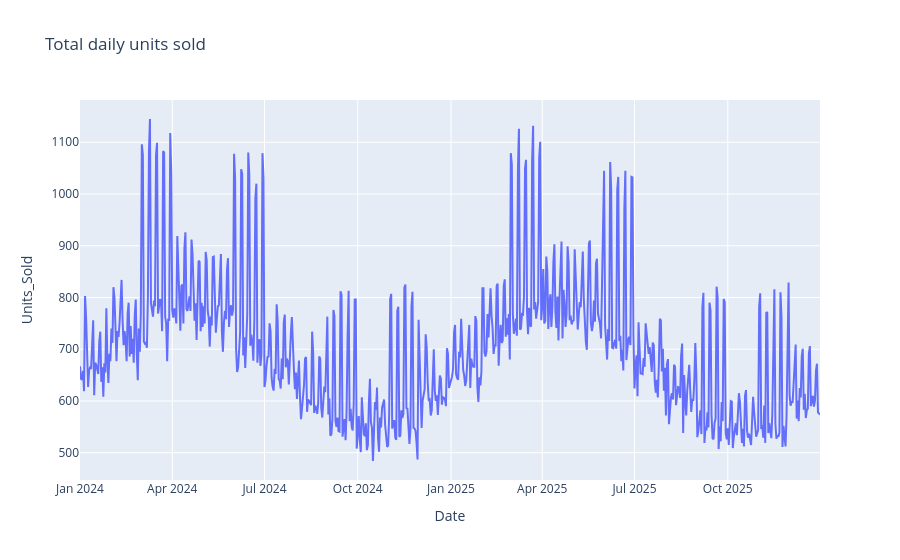
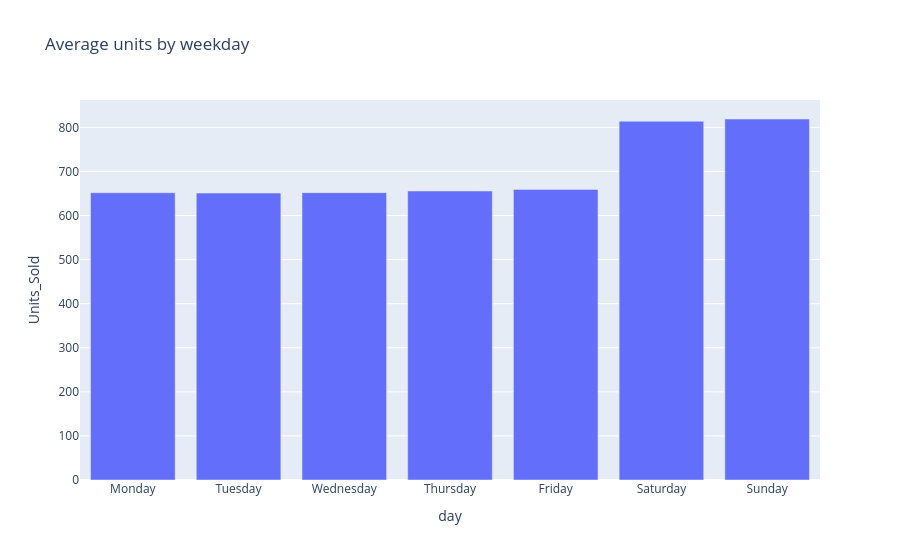
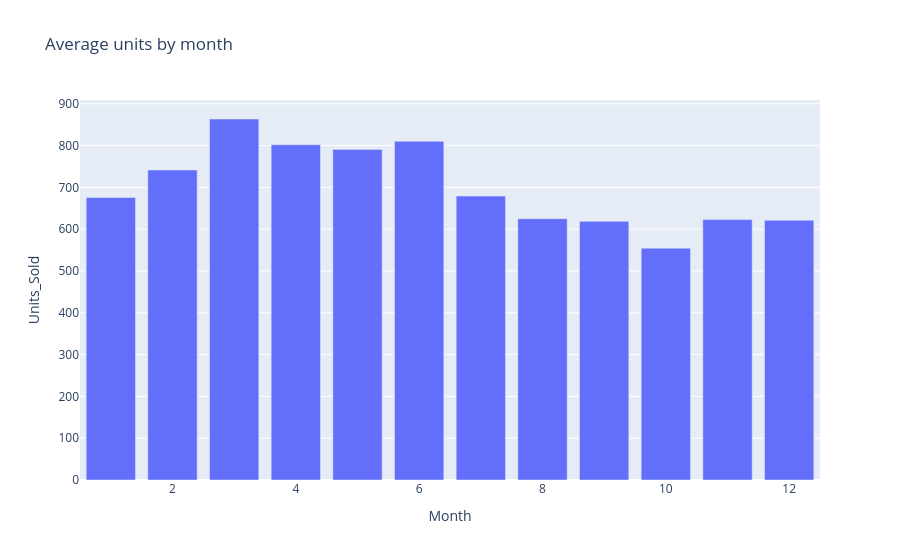

Here is the notebook cell these charts were saved with, in order:
### Markdown cell above
## 2. Exploratory analysis

### Code cell
tot = raw.groupby("Date")["Units_Sold"].sum().reset_index()
px.line(tot, x="Date", y="Units_Sold", title="Total daily units sold").show()
dow = tot.assign(day=tot.Date.dt.day_name()).groupby("day")["Units_Sold"].mean() \
         .reindex(["Monday","Tuesday","Wednesday","Thursday","Friday","Saturday","Sunday"]).reset_index()
px.bar(dow, x="day", y="Units_Sold", title="Average units by weekday").show()
mo = tot.groupby(tot.Date.dt.month)["Units_Sold"].mean().reset_index()
px.bar(mo, x="Date", y="Units_Sold", title="Average units by month").update_xaxes(title="Month").show()
lift = raw.groupby("Promotion")["Units_Sold"].mean()
print(f"Promotion lift: +{(lift[1]/lift[0]-1)*100:.0f}% units on promo days")

### Figure 1 — Plotly figure (JSON) as saved in the notebook; plotly's stock layout.template omitted (floating-point values rounded to 4 significant figures; data arrays with more than 128 entries replaced by an {"elided": "..."} marker saying what was removed)
{"data": [{"hovertemplate": "Date=%{x}<br>Units_Sold=%{y}<extra></extra>", "legendgroup": "", "line": {"color": "#636efa", "dash": "solid"}, "marker": {"symbol": "circle"}, "mode": "lines", "name": "", "orientation": "v", "showlegend": false, "type": "scatter", "x": {"elided": "731 str values"}, "xaxis": "x", "y": {"elided": "731 int values"}, "yaxis": "y"}], "layout": {"legend": {"tracegroupgap": 0}, "title": {"text": "Total daily units sold"}, "xaxis": {"anchor": "y", "domain": [0.0, 1.0], "title": {"text": "Date"}}, "yaxis": {"anchor": "x", "domain": [0.0, 1.0], "title": {"text": "Units_Sold"}}}}

### Figure 2 — Plotly figure (JSON) as saved in the notebook; plotly's stock layout.template omitted (floating-point values rounded to 4 significant figures)
{"data": [{"hovertemplate": "day=%{x}<br>Units_Sold=%{y}<extra></extra>", "legendgroup": "", "marker": {"color": "#636efa", "pattern": {"shape": ""}}, "name": "", "orientation": "v", "showlegend": false, "textposition": "auto", "type": "bar", "x": ["Monday", "Tuesday", "Wednesday", "Thursday", "Friday", "Saturday", "Sunday"], "xaxis": "x", "y": [651.7, 650.9, 651.9, 655.7, 659.3, 814.0, 819.0], "yaxis": "y"}], "layout": {"barmode": "relative", "legend": {"tracegroupgap": 0}, "title": {"text": "Average units by weekday"}, "xaxis": {"anchor": "y", "domain": [0.0, 1.0], "title": {"text": "day"}}, "yaxis": {"anchor": "x", "domain": [0.0, 1.0], "title": {"text": "Units_Sold"}}}}

### Figure 3 — Plotly figure (JSON) as saved in the notebook; plotly's stock layout.template omitted (floating-point values rounded to 4 significant figures)
{"data": [{"hovertemplate": "Date=%{x}<br>Units_Sold=%{y}<extra></extra>", "legendgroup": "", "marker": {"color": "#636efa", "pattern": {"shape": ""}}, "name": "", "orientation": "v", "showlegend": false, "textposition": "auto", "type": "bar", "x": [1, 2, 3, 4, 5, 6, 7, 8, 9, 10, 11, 12], "xaxis": "x", "y": [675.8, 741.7, 863.7, 802.3, 790.9, 810.3, 679.3, 625.1, 618.9, 554.7, 623.0, 621.4], "yaxis": "y"}], "layout": {"barmode": "relative", "legend": {"tracegroupgap": 0}, "title": {"text": "Average units by month"}, "xaxis": {"anchor": "y", "domain": [0.0, 1.0], "title": {"text": "Month"}}, "yaxis": {"anchor": "x", "domain": [0.0, 1.0], "title": {"text": "Units_Sold"}}}}
